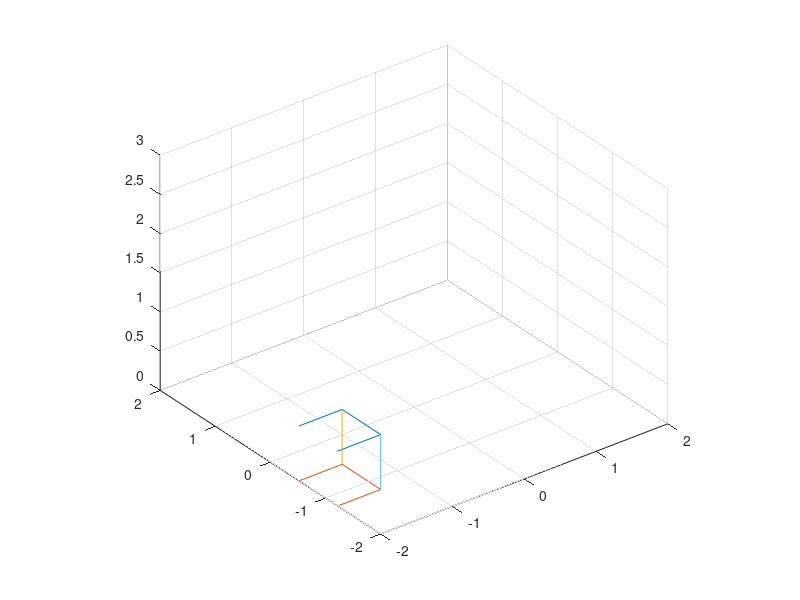

This figure's MATLAB source: (Note: this script raises an error after producing the figure.)
%Trying to get orientation control working


%hover
gains.kp_x = 0.35/(0.7^2);
gains.kd_x = 0.35/(0.7);
gains.kp_y = 0.35/(0.7^2);
gains.kd_y = 0.35/(0.7);
gains.kp_z = 20/(0.3^2);
gains.kd_z = 20/(0.3);
gains.ki_x = .5*0.35/(0.7);
gains.ki_y = .5*0.35/(0.7);
gains.ki_z = .5*20/(0.3);

soft_gains.kp_x = 0.35/(1.5^2);
soft_gains.kd_x = 0.35/(1.5);
soft_gains.kp_y = 0.35/(1.5^2);
soft_gains.kd_y = 0.35/(1.5);
soft_gains.kp_z = 20/(0.4^2);
soft_gains.kd_z = 20/(0.4);
soft_gains.ki_x = .3*0.35/(0.7);
soft_gains.ki_y = .3*0.35/(0.7);
soft_gains.ki_z = .3*20/(0.3);

box = [-1.75 -.87 .7];

%draw cube for scale reference 
hold off
plot3(box(1)+[.35 .35 -.35 -.35 .35], box(2) + [.35 -.35 -.35 .35 .35], [.7 .7 .7 .7 .7])
axis equal
hold on
plot3(box(1)+[.35 .35 -.35 -.35 .35], box(2) + [.35 -.35 -.35 .35 .35], [0 0 0 0 0])
plot3(box(1)+[.35 .35], box(2) + [.35 .35], [0 .7])
plot3(box(1)-[.35 .35], box(2) + [.35 .35], [0 .7])
plot3(box(1)-[.35 .35], box(2) - [.35 .35], [0 .7])
plot3(box(1)+[.35 .35], box(2) - [.35 .35], [0 .7])


axis([-2 2 -2 2 0 3]);
grid on
hold off


%TODO - draw net for reference


% tester quad

tester=no_quad();


start=[-1.75 -.87 1.3 0];

curr_state=init_curr_state_tester(tester,start);



speed = .8;
accel = .4;



%%

b_step={@key_press,'b',@n_plus,1};
zero = {@zero_thrust,gains,@n_no,1, @key_press, 's',@n_plus,1};
hover={@xyz_hover, gains, [],@n_no,1, @key_press, 'space',@n_plus,1};


start=[-1.75 -.87 1.3 0];

land = [-1.8 -.87 .9];

bottom=[0,0,1.5,0];

top = [1 0 3 0];

fudge=.3;

target_top = top + ((top-bottom).*fudge);

z_mid=2.3;

man_accel = 1.2;
man_speed = 2.2;

theta_cmd=-55*pi/180;
thrust_cmd=40;



clear states
states = [...
    create_state(zero{:},...
        @orientation,'phi','below',-25*pi/180,@n_plus,1);...
    
    %start hovering
    create_state(hover{:});...
    
    %goto bottom and hover
    create_state(@xyz_vel, gains, bottom, speed,'accelrate', accel,@n_plus,1, b_step{:});...
    create_state(hover{:});...
    
    
    %go to top with man_speed and man_accel
    create_state(@xyz_vel, gains, top, man_speed,'accelrate', man_accel,@n_plus,1,...
        @orientation,'z_est','over',z_mid,@n_plus,1,...
        b_step{:});...

    create_state(@xyz_vel, gains, target_top, man_speed,'theta_cmd',theta_cmd,'thrust_cmd',thrust_cmd,@n_plus,2,...
        @orientation,'z_est','over', 3            ,@n_plus,1,...
        @orientation,'z_est','under', 2.2             ,@n_plus,1,...
        @orientation,'theta','under',  theta_cmd+10*pi/180     ,@n_plus,1 );...
        
    create_state(@xyz_vel, gains, target_top, man_speed,'theta_cmd',0,'thrust_cmd',60,@n_plus,1,...
        @ec_timer,.3,@n_plus,1,...
        @orientation,'z_est','under', 2             ,@n_plus,1,...
        @orientation,'theta','over',  0*pi/180     ,@n_plus,1 );...

    
    %restabilize with soft gains
    create_state(@xyz_hover, soft_gains, [],@n_no,1, @key_press, 'space',@n_plus,1);...

    
    create_state(@xyz_vel, gains, bottom, speed,'accelrate', accel,@n_plus,1, b_step{:});...

    
    create_state(@xyz_hover, gains, [],@n_no,1, @key_press, 'space',@n_plus,1,@key_press,'r',@n_minus,5);...

    
    %go back to start and hover
    create_state(@xyz_vel, gains, land, speed,'accelrate', accel,@n_plus,1, b_step{:});...
    create_state(hover{:},...
        @orientation,'z_est','over',1.1,@n_plus,1);...
    
    %zero thrust and end after .5 seconds
    create_state(zero{:},@ec_timer,.2,@n_plus,1);...
        
        
    ];



%%
 
run_states(tester,curr_state   , states, @sim_update,.001,'test_log.bin');



      
%% mike

vicon=start_vicon
mike=start_quad('Mike',vicon)

curr_state=init_curr_state_vicon(mike,vicon)
%%
curr_state=init_curr_state_vicon(mike,vicon)

%%
hold on
    curr_state=vicon_update(mike,curr_state,vicon)
     curr_state.plot_handle=plot_quad(curr_state);

%%
kill_thrust_quad(mike)

curr_state=init_curr_state_vicon(mike,vicon)
pause()
run_states(mike,curr_state, states, @vicon_update,vicon,'first_perch_tests_15.bin');

kill_thrust_quad(mike)

%%



kill_thrust_quad(mike)

stop_quad(mike)
stop_vicon(vicon)








